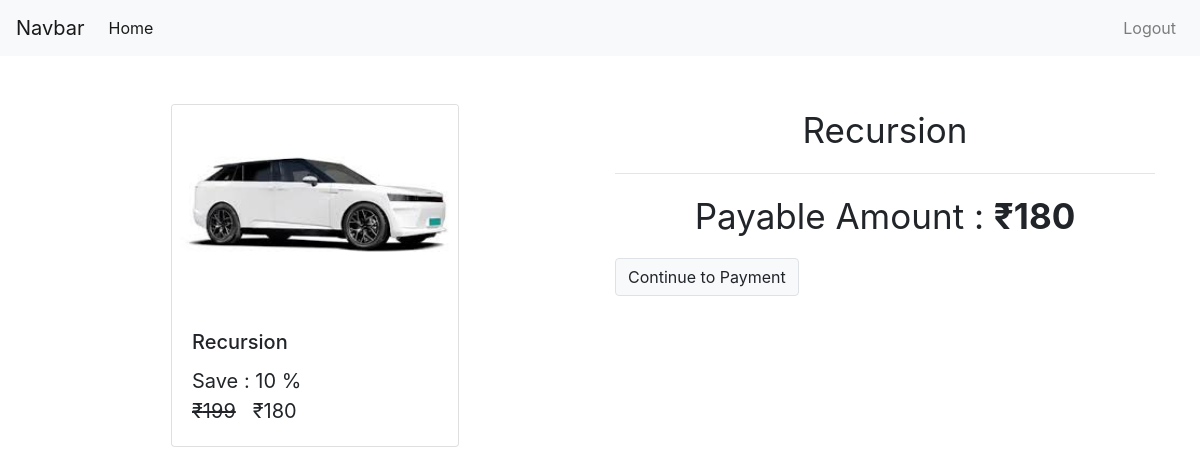
Screenshot of /check-out/recursion (signed in) with the database file from the repository.
### courses/models/course.py (models this page shows, shortened)
class Course(models.Model):
    name = models.CharField(max_length=50,null=False)
    slug = models.CharField(max_length=50,null=False,unique=True)
    description = models.CharField(max_length=200,null=True)
    price = models.IntegerField(null=False)
    discount = models.IntegerField(null=False,default=0)
    active = models.BooleanField(default=False)
    thumbnail= models.ImageField(upload_to='files/thumbnail')
    date = models.DateTimeField(auto_now_add=True)
    resource = models.FileField(upload_to='files/resource')
    length = models.IntegerField(null=False)

### courses/views/checkout.py (the view, shortened to what this page needs)
# urls.py: path('check-out/<str:slug>',checkout,name='checkout'),
def checkout(request,slug):
    course = Course.objects.get(slug = slug)
    user = None
    if(request.user.is_authenticated is False):
        return redirect("login")
    user = request.user
    action = request.GET.get('action')
    order = None
    payment = None
    context = {
        'course':course,
        'order':order,
        "payment":payment
    }
    return render(request,'courses/check_out.html',context)

### courses/templatetags/courses_custom_tags.py (called while the page is built)
@register.simple_tag
def call_sellprice(price,discount):
    a = int(price)
    b = int(discount)
    if a is None or b is 0:
        return price
    sellprice = a
    sellprice = a - (a * b * 0.01)
    return math.ceil(sellprice)

### courses/templates/courses/check_out.html (shortened to what this page needs)
{% extends 'courses/base.html' %}
{% load courses_custom_tags %}
{% block content %}
<div class="container">
<br>
<br>
<div class='row '>
    <div class="col ml-auto">
  <div class="card mx-auto" style="width: 18rem;">
  <img src="{{course.thumbnail.url}}" class="card-img-top" alt="...">
  <div class="card-body">
    <h5 class="card-title">{{course.name}}</h5>
    <p class="card-text">
      <span class='price'>
        Save : {{course.discount}} %
        <br>
      <del>₹{{course.price}}</del> &nbsp;
      <span> ₹{% call_sellprice course.price course.discount %}</span>
      </span>
    </p>
  </div>
</div>
</div>
<div class="col ">
    <div>
        <p style="font-size:35px;text-align:center">{{course.name}}</p>
        <hr>
        <p style="font-size:35px;text-align:center">Payable Amount : <b><span> ₹{% call_sellprice course.price course.discount %}</span></b> </p>
        <a class="btn btn-light border" href="?action=create_payment">Continue to Payment</a>
    </div>
</div>
</div>
</div>
{% endblock content %}

### courses/static/courses/css/common.css (style rules this page uses)
.price { font-size: 20px; }

### rows the page displays
Course: thumbnail (picture), name "Recursion", discount "10", price "199", price+discount "180"
